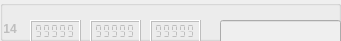
             <widget class="QGroupBox" name="markerBox_14">
              <property name="enabled">
               <bool>false</bool>
              </property>
              <property name="geometry">
               <rect>
                <x>0</x>
                <y>370</y>
                <width>341</width>
                <height>41</height>
               </rect>
              </property>
              <property name="title">
               <string notr="true"/>
              </property>
              <property name="flat">
               <bool>false</bool>
              </property>
              <widget class="QLCDNumber" name="X_14">
               <property name="geometry">
                <rect>
                 <x>30</x>
                 <y>20</y>
                 <width>51</width>
                 <height>23</height>
                </rect>
               </property>
               <property name="smallDecimalPoint">
                <bool>true</bool>
               </property>
               <property name="segmentStyle">
                <enum>QLCDNumber::Flat</enum>
               </property>
               <property name="value" stdset="0">
                <double>99999.000000000000000</double>
               </property>
              </widget>
              <widget class="QLCDNumber" name="Y_14">
               <property name="geometry">
                <rect>
                 <x>90</x>
                 <y>20</y>
                 <width>51</width>
                 <height>23</height>
                </rect>
               </property>
               <property name="smallDecimalPoint">
                <bool>true</bool>
               </property>
               <property name="segmentStyle">
                <enum>QLCDNumber::Flat</enum>
               </property>
               <property name="value" stdset="0">
                <double>99999.000000000000000</double>
               </property>
              </widget>
              <widget class="QLCDNumber" name="Z_14">
               <property name="geometry">
                <rect>
                 <x>150</x>
                 <y>20</y>
                 <width>51</width>
                 <height>23</height>
                </rect>
               </property>
               <property name="smallDecimalPoint">
                <bool>true</bool>
               </property>
               <property name="segmentStyle">
                <enum>QLCDNumber::Flat</enum>
               </property>
               <property name="value" stdset="0">
                <double>99999.000000000000000</double>
               </property>
              </widget>
              <widget class="QLineEdit" name="name_14">
               <property name="geometry">
                <rect>
                 <x>220</x>
                 <y>20</y>
                 <width>121</width>
                 <height>25</height>
                </rect>
               </property>
               <property name="sizePolicy">
                <sizepolicy hsizetype="Expanding" vsizetype="Fixed">
                 <horstretch>0</horstretch>
                 <verstretch>0</verstretch>
                </sizepolicy>
               </property>
              </widget>
              <widget class="QLabel" name="srn_14">
               <property name="enabled">
                <bool>false</bool>
               </property>
               <property name="geometry">
                <rect>
                 <x>0</x>
                 <y>20</y>
                 <width>21</width>
                 <height>17</height>
                </rect>
               </property>
               <property name="font">
                <font>
                 <weight>75</weight>
                 <bold>true</bold>
                </font>
               </property>
               <property name="text">
                <string> 14</string>
               </property>
              </widget>
             </widget>
